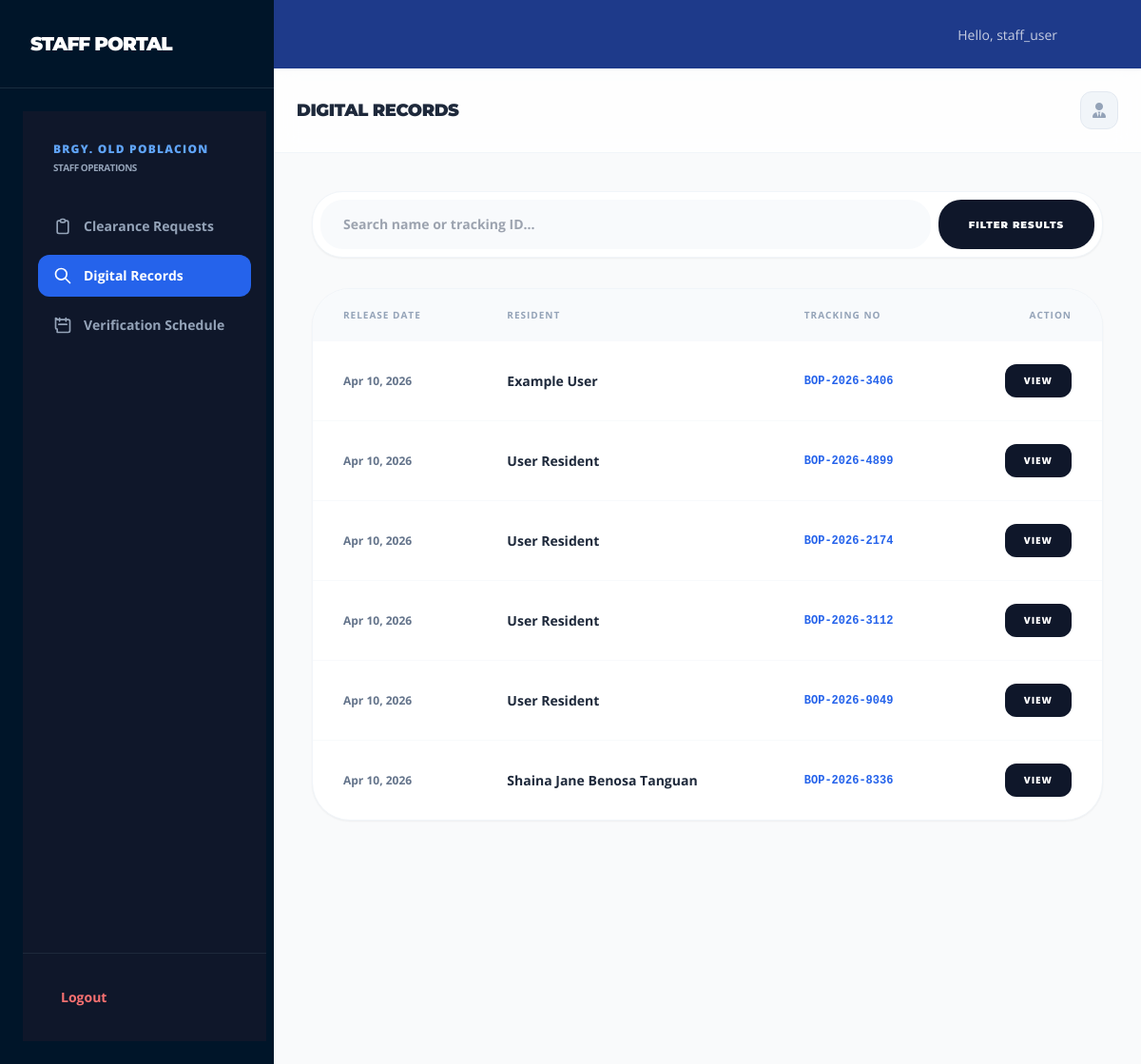
Page /staff/records.php (signed in) on the committed database.
### tables this page shows
CREATE TABLE `clearance_requests` (
  `id` int(11) NOT NULL,
  `resident_id` int(11) NOT NULL,
  `tracking_no` varchar(20) NOT NULL,
  `resident_name` varchar(100) NOT NULL,
  `document_type` varchar(100) DEFAULT NULL,
  `contact_no` varchar(20) NOT NULL,
  `email` varchar(100) DEFAULT NULL,
  `purpose` varchar(100) DEFAULT NULL,
  `status` enum('Pending','Processing','Ready for Pickup','Released') DEFAULT 'Pending',
  `applied_at` timestamp NOT NULL DEFAULT current_timestamp(),
  `updated_at` timestamp NOT NULL DEFAULT current_timestamp() ON UPDATE current_timestamp(),
  `verification_date` date DEFAULT NULL
);

### staff/records.php (the view, shortened to what this page needs)
<?php
require_once('../includes/config.php');
include('../includes/header.php');
$search = isset($_GET['search']) ? $conn->real_escape_string($_GET['search']) : '';
$query = "SELECT * FROM clearance_requests WHERE 1=1";
$query .= " ORDER BY updated_at DESC";
$records = $conn->query($query);
?>
<!DOCTYPE html>
<html lang="en">
<head>
    <script src="https://cdn.tailwindcss.com"></script>
    <link href="https://cdnjs.cloudflare.com/ajax/libs/font-awesome/6.0.0/css/all.min.css" rel="stylesheet">
</head>
<body class="bg-[#F8FAFC] antialiased text-slate-900" x-data="{ mobileMenu: false }">
    <aside class="hidden lg:flex flex-col w-72 bg-[#001529] h-screen fixed left-0 top-0 text-white z-50">
        <div class="p-8 border-b border-white/10">
            <h1 class="heading text-xl font-black tracking-tighter uppercase">STAFF PORTAL</h1>
        </div>
        <nav class="flex-1 p-6 space-y-2">
            <?php include('../includes/staff_sidebar.php'); ?>
        </nav>
    </aside>
            <?php include('../includes/staff_sidebar.php'); ?>
    <main class="lg:ml-72 min-h-screen flex flex-col pb-24 lg:pb-0">
        <header class="bg-white/80 backdrop-blur-md sticky top-0 z-40 border-b border-slate-100 p-4 md:p-6 flex justify-between items-center">
            <div>
                <h2 class="heading text-lg font-black text-slate-800 lg:block hidden tracking-tight uppercase">Digital Records</h2>
            </div>
            <div class="flex items-center gap-3">
                <div class="w-10 h-10 bg-slate-100 rounded-xl flex items-center justify-center text-slate-400 border border-slate-200">
                    <i class="fas fa-user-tie"></i>
                </div>
            </div>
        </header>
        <div class="p-5 md:p-10 max-w-7xl mx-auto w-full">
            <div class="bg-white p-2 rounded-[2rem] shadow-sm border border-slate-100 mb-8">
                <form action="" method="GET" class="flex flex-col md:flex-row gap-2">
                    <input type="text" name="search" value="<?php echo htmlspecialchars($search); ?>"
                           placeholder="Search name or tracking ID..."
                           class="flex-1 bg-slate-50 border-none px-6 py-4 rounded-[1.5rem] outline-none focus:ring-2 focus:ring-blue-500 transition text-sm font-bold">
                    <button type="submit" class="bg-slate-900 text-white px-8 py-4 rounded-[1.5rem] heading text-[10px] font-black uppercase tracking-widest hover:bg-blue-600">
                        Filter Results
                    </button>
                </form>
            </div>
            <section class="bg-white rounded-[2.5rem] border border-slate-100 shadow-sm overflow-hidden">
                <div class="hidden md:block overflow-x-auto">
                    <table class="w-full text-left">
                        <thead class="bg-slate-50 text-[10px] font-black uppercase text-slate-400 tracking-widest">
                            <tr>
                                <th class="px-8 py-5">Release Date</th>
                                <th class="px-8 py-5">Resident</th>
                                <th class="px-8 py-5">Tracking No</th>
                                <th class="px-8 py-5 text-right">Action</th>
                            </tr>
                        </thead>
                        <tbody class="divide-y divide-slate-50">
                            <?php while($row = $records->fetch_assoc()): ?>
                            <tr class="hover:bg-slate-50 transition-colors">
                                <td class="px-8 py-6 text-slate-500 font-bold text-xs"><?php echo date('M d, Y', strtotime($row['updated_at'])); ?></td>
                                <td class="px-8 py-6 font-bold text-slate-800 text-sm"><?php echo htmlspecialchars($row['resident_name']); ?></td>
                                <td class="px-8 py-6 font-mono text-xs font-bold text-blue-600"><?php echo $row['tracking_no']; ?></td>
                                <td class="px-8 py-6 text-right">
                                    <button onclick='openModal(<?php echo json_encode($row); ?>)' class="bg-slate-900 text-white px-5 py-2.5 rounded-xl text-[10px] font-black uppercase tracking-widest">View</button>
                                </td>
                            </tr>
                            <?php endwhile; ?>
                        </tbody>
                    </table>
                </div>
            </section>
        </div>
    </main>
</body>
</html>

### staff/records.php (style rules this page uses)
body { font-family: 'Open Sans', sans-serif; -webkit-tap-highlight-color: transparent; }
.heading { font-family: 'Montserrat', sans-serif; }

### rows in the picture
clearance_requests: updated_at "Apr 10, 2026", resident_name "Example User", tracking_no "BOP-2026-3406"
clearance_requests: updated_at "Apr 10, 2026", resident_name "User Resident", tracking_no "BOP-2026-4899"
clearance_requests: updated_at "Apr 10, 2026", resident_name "User Resident", tracking_no "BOP-2026-2174"
clearance_requests: updated_at "Apr 10, 2026", resident_name "User Resident", tracking_no "BOP-2026-3112"
clearance_requests: updated_at "Apr 10, 2026", resident_name "User Resident", tracking_no "BOP-2026-9049"
clearance_requests: updated_at "Apr 10, 2026", resident_name "Shaina Jane Benosa Tanguan", tracking_no "BOP-2026-8336"

### other values in the picture
$_SESSION['username'] "staff_user"
